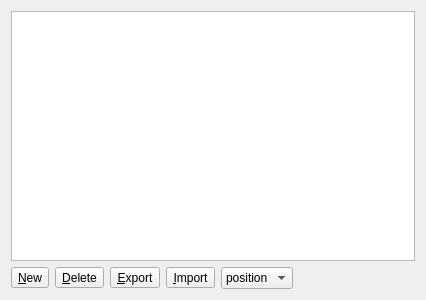
<?xml version="1.0" encoding="UTF-8"?>
<ui version="4.0">
 <class>Form</class>
 <widget class="QWidget" name="Form">
  <property name="geometry">
   <rect>
    <x>0</x>
    <y>0</y>
    <width>426</width>
    <height>300</height>
   </rect>
  </property>
  <property name="windowTitle">
   <string>Form</string>
  </property>
  <layout class="QGridLayout" name="gridLayout">
   <item row="0" column="0">
    <widget class="QlistwidgetBookmark" name="bookmarks_list"/>
   </item>
   <item row="1" column="0">
    <layout class="QHBoxLayout" name="horizontalLayout">
     <item>
      <widget class="QToolButton" name="toolButton_new">
       <property name="toolTip">
        <string>Create a new bookmark at the current location</string>
       </property>
       <property name="text">
        <string>&amp;New</string>
       </property>
      </widget>
     </item>
     <item>
      <widget class="QToolButton" name="toolButton_delete">
       <property name="toolTip">
        <string>Remove the currently selected bookmark</string>
       </property>
       <property name="text">
        <string>&amp;Delete</string>
       </property>
      </widget>
     </item>
     <item>
      <widget class="QToolButton" name="toolButton_export">
       <property name="toolTip">
        <string>Export bookmarks</string>
       </property>
       <property name="text">
        <string>&amp;Export</string>
       </property>
      </widget>
     </item>
     <item>
      <widget class="QToolButton" name="toolButton_import">
       <property name="toolTip">
        <string>Import bookmarks</string>
       </property>
       <property name="text">
        <string>&amp;Import</string>
       </property>
      </widget>
     </item>
     <item>
      <widget class="QComboBox" name="comboBoxSort">
       <property name="toolTip">
        <string>Sort bookmarks by position or name</string>
       </property>
       <item>
        <property name="text">
         <string>position</string>
        </property>
       </item>
       <item>
        <property name="text">
         <string>name</string>
        </property>
       </item>
      </widget>
     </item>
     <item>
      <spacer name="horizontalSpacer">
       <property name="orientation">
        <enum>Qt::Horizontal</enum>
       </property>
       <property name="sizeHint" stdset="0">
        <size>
         <width>40</width>
         <height>20</height>
        </size>
       </property>
      </spacer>
     </item>
    </layout>
   </item>
  </layout>
 </widget>
 <customwidgets>
  <customwidget>
   <class>QlistwidgetBookmark</class>
   <extends>QListWidget</extends>
   <header>calibre.gui2.viewer.qlistwidget.qlistwidgetBookmark</header>
  </customwidget>
 </customwidgets>
 <resources/>
 <connections/>
</ui>
